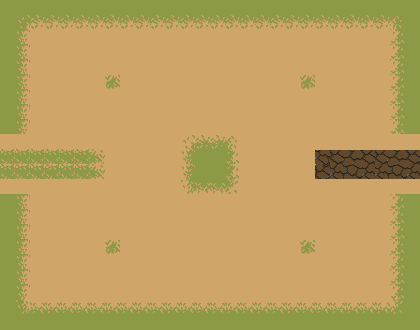

Tiled map render using the project's own tile images. Description and the whole map definition, tile-layer contents included, below:
An orthogonal 28x22 tile map with 15x15 px tiles, 1 tile layer (sueloLayer), 2 tilesets and 17 objects.

<map version="1.10" tiledversion="1.10.2" orientation="orthogonal" renderorder="right-down" width="28" height="22" tilewidth="15" tileheight="15" infinite="0" nextlayerid="4" nextobjectid="27">
 <tileset firstgid="1" source="Ground Tileset.tsx" />
 <tileset firstgid="331" source="bossTileset.tsx" />
 <layer id="1" name="sueloLayer" width="28" height="22">
  <data encoding="csv">
255,255,255,255,255,255,255,255,255,255,255,255,255,255,255,255,255,255,255,255,255,255,255,255,255,255,255,255,
255,221,222,222,222,222,222,222,222,222,222,222,222,222,222,222,222,222,222,222,222,222,222,222,222,222,223,255,
255,243,244,244,244,244,244,244,244,244,244,244,244,244,244,244,244,244,244,244,244,244,244,244,244,244,245,255,
255,243,244,244,244,244,244,244,244,244,244,244,244,244,244,244,244,244,244,244,244,244,244,244,244,244,245,255,
255,243,244,244,244,244,244,244,244,244,244,244,244,244,244,244,244,244,244,244,244,244,244,244,244,244,245,255,
255,243,244,244,244,244,244,301,244,244,244,244,244,244,244,244,244,244,244,244,301,244,244,244,244,244,245,255,
255,243,244,244,244,244,244,244,244,244,244,244,244,244,244,244,244,244,244,244,244,244,244,244,244,244,245,255,
255,243,244,244,244,244,244,244,244,244,244,244,244,244,244,244,244,244,244,244,244,244,244,244,244,244,245,255,
255,243,244,244,244,244,244,244,244,244,244,244,244,244,244,244,244,244,244,244,244,244,244,244,244,244,245,255,
244,244,244,244,244,244,244,244,244,244,244,244,232,233,233,234,244,244,244,244,244,244,244,244,244,244,244,244,
299,299,299,299,299,299,300,244,244,244,244,244,254,255,255,256,244,244,244,244,244,460,545,546,547,545,546,547,
299,299,299,299,299,299,300,244,244,244,244,244,254,255,255,256,244,244,244,244,244,715,630,631,632,630,631,632,
244,244,244,244,244,244,244,244,244,244,244,244,276,277,277,278,244,244,244,244,244,244,244,244,244,244,244,244,
255,243,244,244,244,244,244,244,244,244,244,244,244,244,244,244,244,244,244,244,244,244,244,244,244,244,245,255,
255,243,244,244,244,244,244,244,244,244,244,244,244,244,244,244,244,244,244,244,244,244,244,244,244,244,245,255,
255,243,244,244,244,244,244,244,244,244,244,244,244,244,244,244,244,244,244,244,244,244,244,244,244,244,245,255,
255,243,244,244,244,244,244,301,244,244,244,244,244,244,244,244,244,244,244,244,301,244,244,244,244,244,245,255,
255,243,244,244,244,244,244,244,244,244,244,244,244,244,244,244,244,244,244,244,244,244,244,244,244,244,245,255,
255,243,244,244,244,244,244,244,244,244,244,244,244,244,244,244,244,244,244,244,244,244,244,244,244,244,245,255,
255,243,244,244,244,244,244,244,244,244,244,244,244,244,244,244,244,244,244,244,244,244,244,244,244,244,245,255,
255,265,266,266,266,266,266,266,266,266,266,266,266,266,266,266,266,266,266,266,266,266,266,266,266,266,267,255,
255,255,255,255,255,255,255,255,255,255,255,255,255,255,255,255,255,255,255,255,255,255,255,255,255,255,255,255
</data>
 </layer>
 <objectgroup id="3" name="Colisiones">
  <object id="1" x="0" y="0" width="15" height="120">
   <properties>
    <property name="name" value="pared" />
   </properties>
  </object>
  <object id="2" x="0" y="210" width="15" height="120">
   <properties>
    <property name="name" value="pared" />
   </properties>
  </object>
  <object id="3" x="15" y="315" width="405" height="15">
   <properties>
    <property name="name" value="pared" />
   </properties>
  </object>
  <object id="4" x="405" y="210" width="15" height="105">
   <properties>
    <property name="name" value="pared" />
   </properties>
  </object>
  <object id="5" x="405" y="0" width="15" height="120">
   <properties>
    <property name="name" value="pared" />
   </properties>
  </object>
  <object id="6" x="15" y="0" width="390" height="15">
   <properties>
    <property name="name" value="pared" />
   </properties>
  </object>
  <object id="7" x="0" y="120" width="15" height="90">
   <properties>
    <property name="name" value="puerta" />
   </properties>
  </object>
  <object id="8" x="405" y="120" width="15" height="90">
   <properties>
    <property name="name" value="puerta" />
   </properties>
  </object>
  <object id="9" x="345" y="150" width="30" height="30">
   <properties>
    <property name="name" value="start" />
   </properties>
  </object>
  <object id="10" x="45" y="150" width="30" height="30">
   <properties>
    <property name="name" value="start" />
   </properties>
  </object>
  <object id="11" x="-45" y="105" width="30" height="120">
   <properties>
    <property name="name" value="end" />
   </properties>
  </object>
  <object id="12" x="435" y="105" width="30" height="120">
   <properties>
    <property name="name" value="end" />
   </properties>
  </object>
  <object id="20" gid="134" x="105" y="90" width="16" height="16">
   <properties>
    <property name="enemigo" value="simple" />
   </properties>
  </object>
  <object id="21" gid="134" x="195" y="179" width="30" height="30">
   <properties>
    <property name="enemigo" value="simple" />
   </properties>
  </object>
  <object id="22" gid="134" x="300" y="255" width="16" height="16">
   <properties>
    <property name="enemigo" value="simple" />
   </properties>
  </object>
  <object id="25" gid="134" x="300" y="90" width="16" height="16">
   <properties>
    <property name="enemigo" value="simple" />
   </properties>
  </object>
  <object id="26" gid="134" x="105" y="255" width="16" height="16">
   <properties>
    <property name="enemigo" value="simple" />
   </properties>
  </object>
 </objectgroup>
</map>
